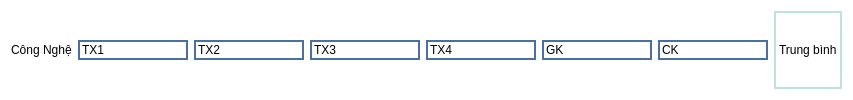
               <widget class="QWidget" name="widget_57" native="true">
                <property name="styleSheet">
                 <string notr="true">background-color: rgb(255, 255, 255);</string>
                </property>
                <layout class="QHBoxLayout" name="horizontalLayout_50">
                 <item>
                  <widget class="QLabel" name="label_99">
                   <property name="text">
                    <string>Công Nghệ</string>
                   </property>
                  </widget>
                 </item>
                 <item>
                  <widget class="QLineEdit" name="lineEdit_262">
                   <property name="styleSheet">
                    <string notr="true">border: 2px solid #4A6FA5;</string>
                   </property>
                   <property name="text">
                    <string>TX1</string>
                   </property>
                  </widget>
                 </item>
                 <item>
                  <widget class="QLineEdit" name="lineEdit_263">
                   <property name="styleSheet">
                    <string notr="true">border: 2px solid #4A6FA5;</string>
                   </property>
                   <property name="text">
                    <string>TX2</string>
                   </property>
                  </widget>
                 </item>
                 <item>
                  <widget class="QLineEdit" name="lineEdit_264">
                   <property name="styleSheet">
                    <string notr="true">border: 2px solid #4A6FA5;</string>
                   </property>
                   <property name="text">
                    <string>TX3</string>
                   </property>
                  </widget>
                 </item>
                 <item>
                  <widget class="QLineEdit" name="lineEdit_265">
                   <property name="styleSheet">
                    <string notr="true">border: 2px solid #4A6FA5;</string>
                   </property>
                   <property name="text">
                    <string>TX4</string>
                   </property>
                  </widget>
                 </item>
                 <item>
                  <widget class="QLineEdit" name="lineEdit_266">
                   <property name="styleSheet">
                    <string notr="true">border: 2px solid #4A6FA5;</string>
                   </property>
                   <property name="text">
                    <string>GK</string>
                   </property>
                  </widget>
                 </item>
                 <item>
                  <widget class="QLineEdit" name="lineEdit_267">
                   <property name="styleSheet">
                    <string notr="true">border: 2px solid #4A6FA5;</string>
                   </property>
                   <property name="text">
                    <string>CK</string>
                   </property>
                  </widget>
                 </item>
                 <item>
                  <widget class="QLabel" name="label_100">
                   <property name="styleSheet">
                    <string notr="true">border: 2px solid #C0E0E0;</string>
                   </property>
                   <property name="text">
                    <string>Trung bình</string>
                   </property>
                  </widget>
                 </item>
                </layout>
               </widget>
